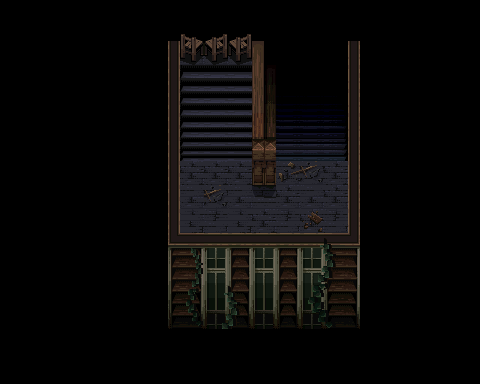

This is a level from a 2D game, rendered from its Tiled map with the project's own tilesets. A one-line summary and the map file follow, with tile-layer data summarised:
An orthogonal 20x16 tile map with 24x24 px tiles, 1 tile layer (Ground).

<map height="16" orientation="orthogonal" tileheight="24" tilewidth="24" version="0.99b" width="20">
 <tileset firstgid="1" name="Stair case 2-3-Tileset" tileheight="24" tilewidth="24">
  <image source="Stair case 2-3-Tileset.png" />
 </tileset>
 <layer height="16" name="Ground" width="20">
  <data>[320 cells, 320 non-empty, 93 distinct tile ids]</data>
 </layer>
</map>
